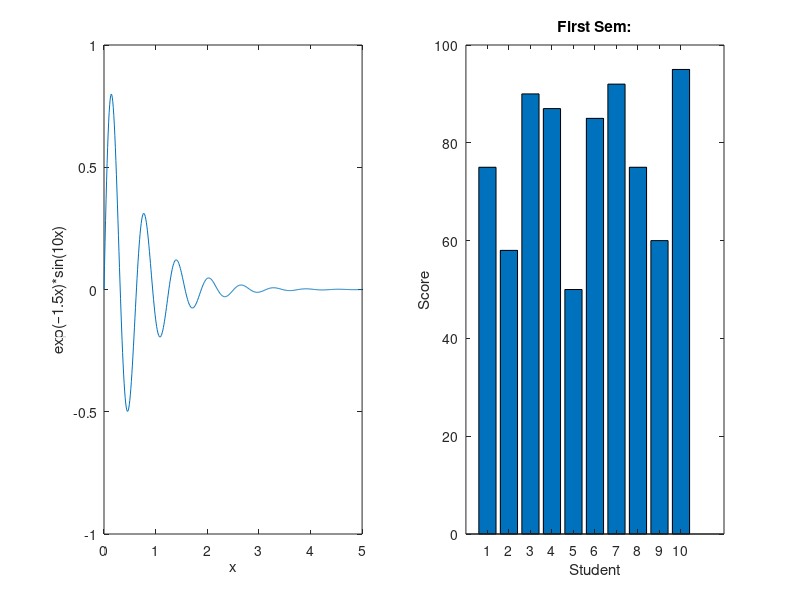
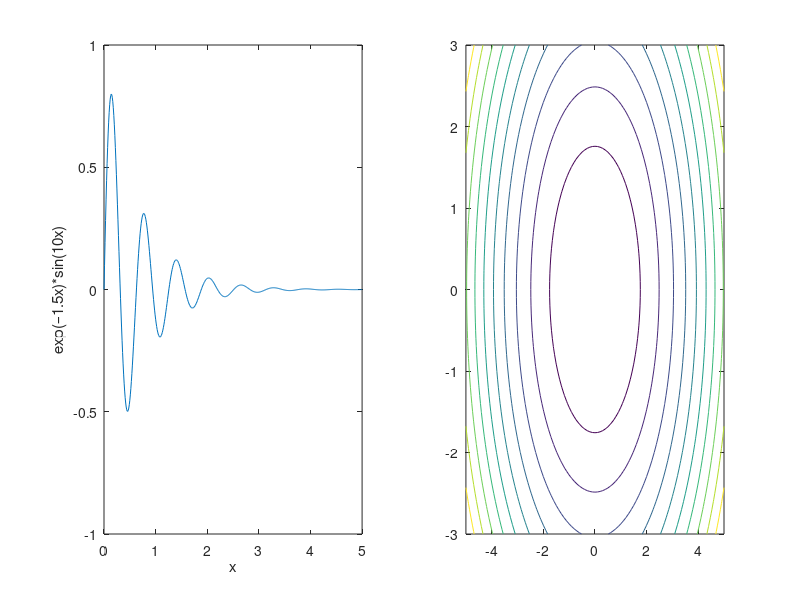
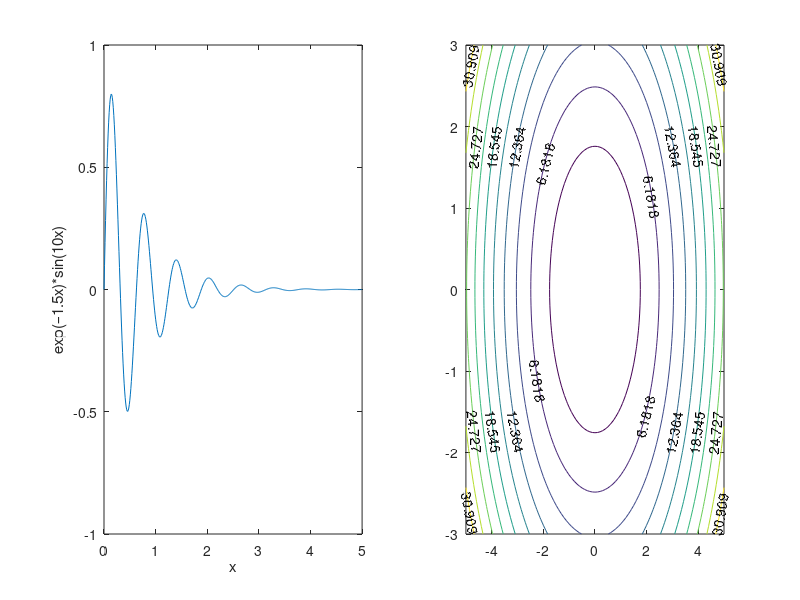
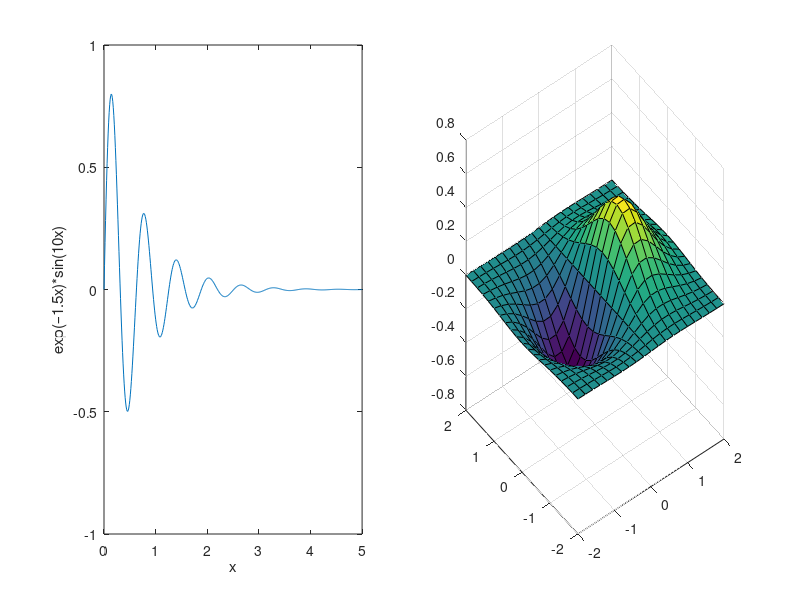

These charts were generated, in order, by the following MATLAB code:
x = [0:5:100];
y = x;
plot(x, y)

x = [1 2 3 4 5 6 7 8 9 10];
x = [-100:20:100];
y = x.^2;
plot(x, y)

x = [-100:5:100];
y = x.^2;
plot(x, y)

%Adding Title, Labels, Grid Lines and Scaling on the Graph
x = [0:0.01:10];
y = sin(x);
plot(x, y), xlabel('x'), ylabel('Sin(x)'), title('Sin(x) Graph'),
grid on, axis equal

%Drawing Multiple Functions on the Same Graph
x = [0 : 0.01: 10];
y = sin(x);
g = cos(x);
plot(x, y, x, g, '.-'), legend('Sin(x)', 'Cos(x)')

%Setting Colors on Graph
x = [-10 : 0.01: 10];
y = 3*x.^4 + 2 * x.^3 + 7 * x.^2 + 2 * x + 9;
g = 5 * x.^3 + 9 * x + 2;
plot(x, y, 'r', x, g, 'g')

%Setting Axis Scales
x = [0 : 0.01: 10];
y = exp(-x).* sin(2*x + 3);
plot(x, y), axis([0 10 -1 1])

%Generating Sub-Plots
x = [0:0.01:5];
y = exp(-1.5*x).*sin(10*x);
subplot(1,2,1)
plot(x,y), xlabel('x'),ylabel('exp(–1.5x)*sin(10x)'),axis([0 5 -1 1])
y = exp(-2*x).*sin(10*x);
subplot(1,2,2)
plot(x,y),xlabel('x'),ylabel('exp(–2x)*sin(10x)'),axis([0 5 -1 1])

%MATLAB GRAPHICS

%Drawing Bar Charts
x = [1:10];
y = [75, 58, 90, 87, 50, 85, 92, 75, 60, 95];
bar(x,y), xlabel('Student'),ylabel('Score'),
title('First Sem:')
print -deps graph.eps

%Drawing Contours
[x,y] = meshgrid(-5:0.1:5, -3:0.1:3);
g = x.^2 + y.^2; % our function
contour(x,y,g) % call the contour function
print -deps graph.eps

[x,y] = meshgrid(-5:0.1:5,-3:0.1:3); %independent variables
g = x.^2 + y.^2; % our function
[C, h] = contour(x,y,g); % call the contour function
set(h,'ShowText','on','TextStep',get(h,'LevelStep')*2)
print -deps graph.eps

%three dimentional plots 
[x,y] = meshgrid(-2:.2:2);
g = x .* exp(-x.^2 - y.^2);
surf(x, y, g)
print -deps graph.eps
